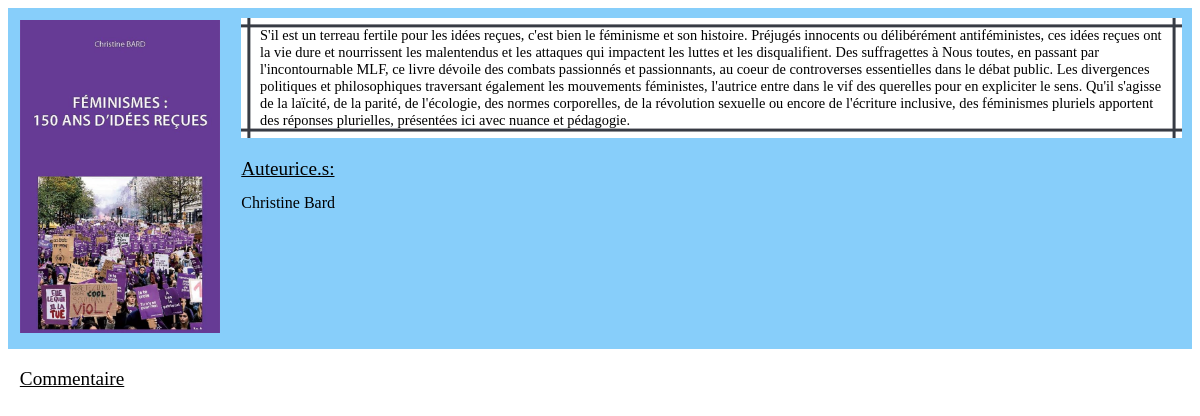
The page /bookshelf/book/9 on the database as committed earlier.
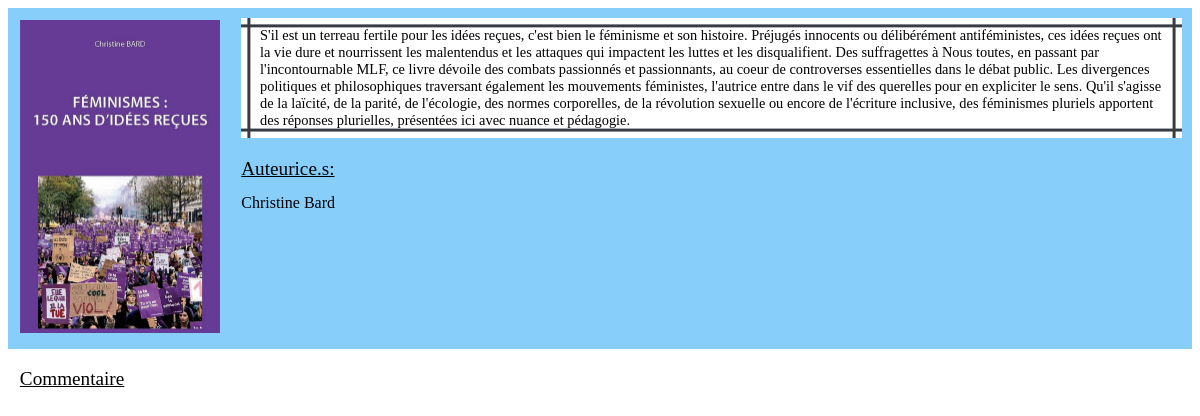
The same page on the database as committed later.
### bookshelf/models.py (models this page shows, shortened)
class Book (models.Model):
    Image = models.ImageField (default="")
    Title = models.CharField (max_length=200, unique=True)
    Description = models.TextField (blank=False)
    Added = models.DateField (default=timezone.now)
    Authors = models.ManyToManyField (Author, through="Book_Author_Link")

### bookshelf/views.py (the view)
def book_view (req, Book_Number):
    Book_Obj = Book.objects.get (pk=Book_Number)
    Authors = Get_Authors_For (Book_Number)
    Tags = Get_Tags_For (Book_Number)
    Info = {"book_info": Book_Obj, "Authors": Authors, "Tags": Tags}
    return render (req, "book.html", Info)

### bookshelf/ORM_utils.py (called while the page is built)
def Get_Authors_For (Book_Primary_Key):
    Authors_Linked = Book_Author_Link.objects.filter (Book_Key=Book_Primary_Key).values()
    Authors_List = []
    for A in Authors_Linked:
        One_Author = Author.objects.get (id=A ["Author_Key_id"])
        Authors_List.append ({"order_by": One_Author.Surname.lower(),
                                "value": One_Author.Name + " " +
                                        One_Author.Surname + ", "
                            })
    Authors_List.sort (key=lambda item: item ["order_by"])
    Authors_List[-1]["value"] = Authors_List [-1]["value"][0:-2]  #  delete last comma
    return Authors_List

def Get_Tags_For (Book_Primary_Key):
    max_val = 10
    Angles = [alpha for alpha in range (-max_val, max_val, 2)]
    Tag_Linked = Book_Tag_Link.objects.filter (Book_Key=Book_Primary_Key).values()
    Tag_List = []
    for T in Tag_Linked:
        One_Tag = Tag.objects.get (id=T ["Tag_Key_id"])
        Tag_List.append ({"value": One_Tag.TagName, "style" : {"TagRotation": rnd.choice (Angles)}})
    return Tag_List

### bookshelf/templates/book.html (shortened to what this page needs)
<!DOCTYPE html>
<html>
    <head>
        {% load static %}
        <link rel="stylesheet" href="{% static 'css/book.css' %}" />
    </head>
    <body>
        <div id="BookInfo">
            <div id="ImageDiv">
                <img src="{% static book_info.Image %}" />
            </div>
            <div id="InfoDiv">
                <div class="DescriptionBorder">
                    <p id="Description">{{book_info.Description}}</p>
                </div>
                <div>
                    <p id="Authors"> Auteurice.s:</p>
                    <p id="Names">
                    {% for Auth in Authors %}
                        {{Auth.value}}
                    {% endfor %}
                    </p>
                </div>
            </div>
        </div>
        <div>
            <p id="Commentary"> Commentaire </p>
        </div>
    </body>
</html>

Rows that differ between the two databases and show on the page:
changed Book: Image: a different picture
